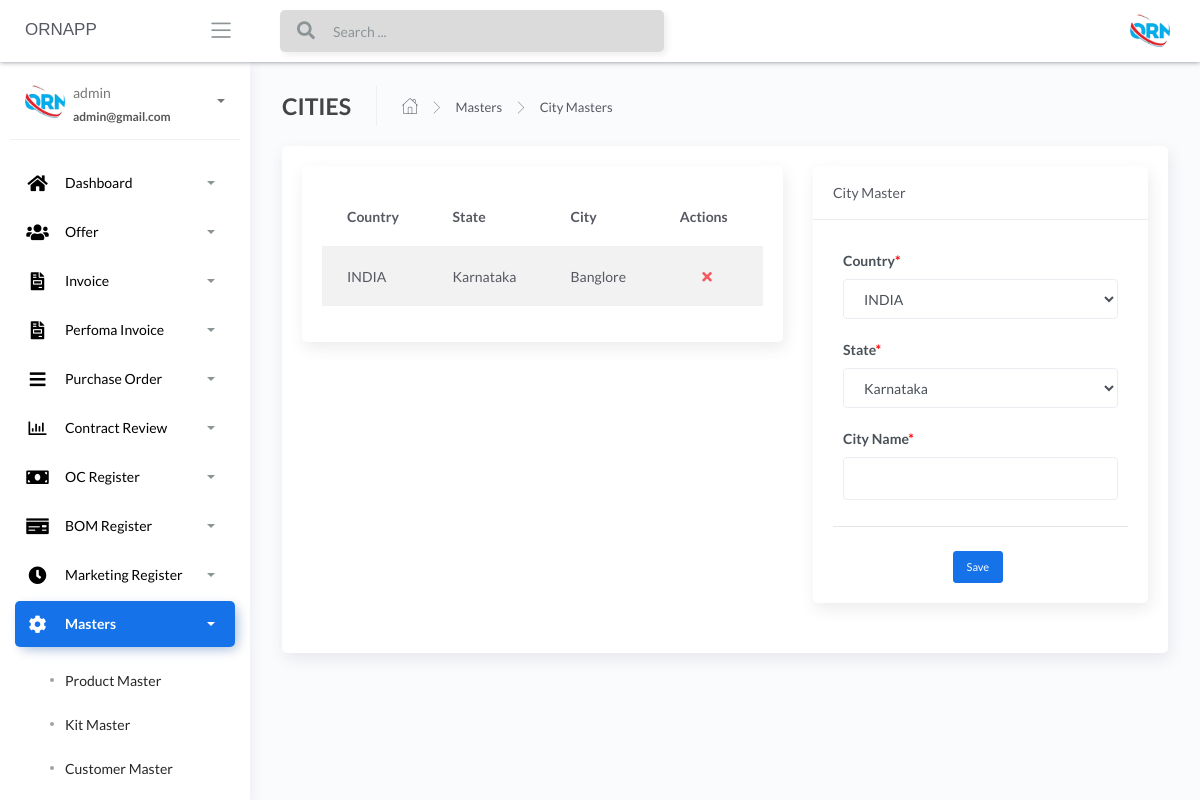
/City-masters (signed in), run on an earlier commit of the app's database.
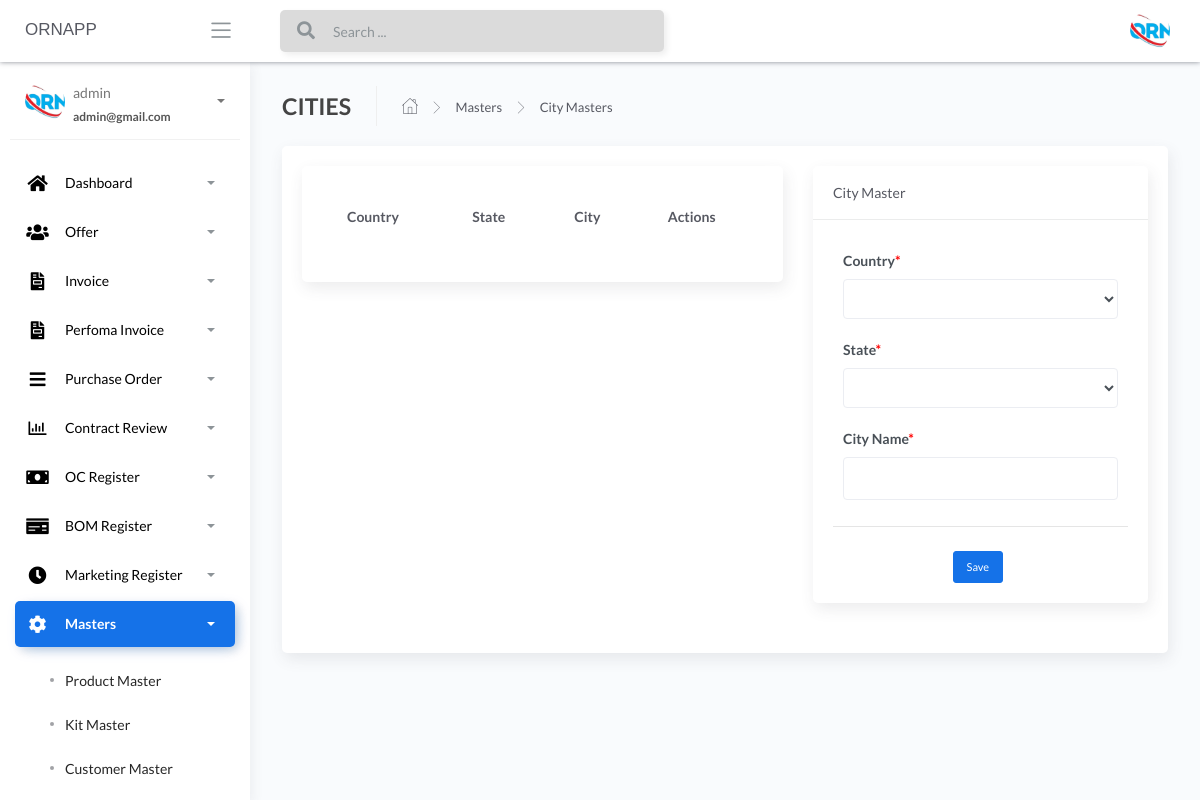
And on a later commit of the database.
### apps/home/models.py (models this page shows, shortened)
class CityMaster(db.Model):
    __tablename__ = "CityMaster"
    id = db.Column(db.Integer, primary_key=True)
    country_name = db.Column(db.String())
    state_name = db.Column(db.String())
    city_name = db.Column(db.String())

class CountryMaster(db.Model):
    __tablename__ = "CountryMaster"
    id = db.Column(db.Integer, primary_key=True)
    country_name_temp = db.Column(db.String())
    def __repr__(self):
        return self.country_name_temp

class StateMaster(db.Model):
    __tablename__ = "StateMaster"
    id = db.Column(db.Integer, primary_key=True)
    state_name_temp = db.Column(db.String())
    def __repr__(self):
        return self.state_name_temp

### apps/home/routes.py (the view, shortened to what this page needs)
@blueprint.route('/City-masters', methods=['GET', 'POST'])
@login_required
def City_masters():
    if request.method == 'GET':
        users = CityMaster.query.all()
        states = StateMaster.query.all()
        countries = CountryMaster.query.all()
        return render_template('home/City-masters.html', len_country= len(countries), users=users, len_state=len(states), states=states, countries=countries,segment='City-masters')

### apps/__init__.py (called while the page is built)
def configure_database(app):
    @app.before_first_request
    def initialize_database():
        db.create_all()
    @app.teardown_request
    def shutdown_session(exception=None):
        db.session.remove()

### apps/authentication/models.py (called while the page is built)
@login_manager.user_loader
def user_loader(id):
    return Users.query.filter_by(id=id).first()

### apps/templates/home/City-masters.html (shortened to what the changed rows need)
{% extends "layouts/base.html" %}
{% block content %}
<div class="content">
	<div class="page-inner">
		<div class="row">
			<div class="col-md-12">
				<div class="card">
					<div class="card-body">
						<div class="row">
							<div class="col-sm-7">
								<div class="content">
									<div class="row">
										<div class="col-sm-12">
											<div class="card">
												<div class="card-body">
													<div class="table-responsive">
														<table id="add-row"
															class="display table table-striped table-hover">
															<thead>
																<tr>
																	<th> Country </th>
																	<th> State </th>
																	<th> City </th>
																	<th>Actions</th>
																</tr>
															</thead>
															<tbody>
																{% for user in users %}
																<tr {% if loop.index %2==0 %} {% else %} {% endif %}>
																	<td>{{user.country_name}}</td>
																	<td>{{user.state_name}}</td>
																	<td>{{user.city_name}}</td>
																	<td>
																		<div class="form-button-action">
																			<span style="font-size: 24px;color:red;">
																				<a href="/{{user.id}}/deletecity"
																					type="button" data-toggle="tooltip"
																					name="submit_city"
																					class="btn btn-link btn-danger"
																					data-original-title="Remove"
																					value="submitcity"> <i
																						class="fas fa-times"></i></a>
																			</span>
																		</div>
																	</td>
																	{% endfor %}
																</tr>
															</tbody>
														</table>
													</div>
												</div>
											</div>
										</div>
									</div>
								</div>
							</div>
							<div class="col-sm-5">
								<div class="content">
									<form action='' method="POST">
										<div class="content-wrapper">
											<div class="row">
												<div class="col-sm-12">
													<div class="card">
														<div class="card-body">
															<div class="col-sm-12">
																<div class="row">
																	<div class="form-group col-sm-12">
																		<label>Country<span
																				style="color: red;">*</span></label>
																		<select name="country_name"
																			class="form-control">
																			{% for user in range(0, len_country) %}
																			<option>{{ countries[user] }}</option>
																			{% endfor %}
																		</select>
																	</div>
																	<div class="form-group col-sm-12">
																		<label for="publisher">State<span
																				style="color: red;">*</span></label>
																		<select name="state_name" class="form-control">
																			{% for user in range(0, len_state) %}
																			<option>{{ states[user] }}</option>
																			{% endfor %}
																		</select>
																	</div>
																</div>
															</div>
														</div>
													</div>
												</div>
											</div>
										</div>
									</form>
								</div>
							</div>
						</div>
					</div>
				</div>
			</div>
		</div>
	</div>
</div>
{% endblock content %}

What changed in the data, as far as the page shows it:
removed CityMaster: country_name "INDIA", state_name "Karnataka", city_name "Banglore"
removed CountryMaster: country_name "INDIA"
removed StateMaster: state_name "Karnataka"
